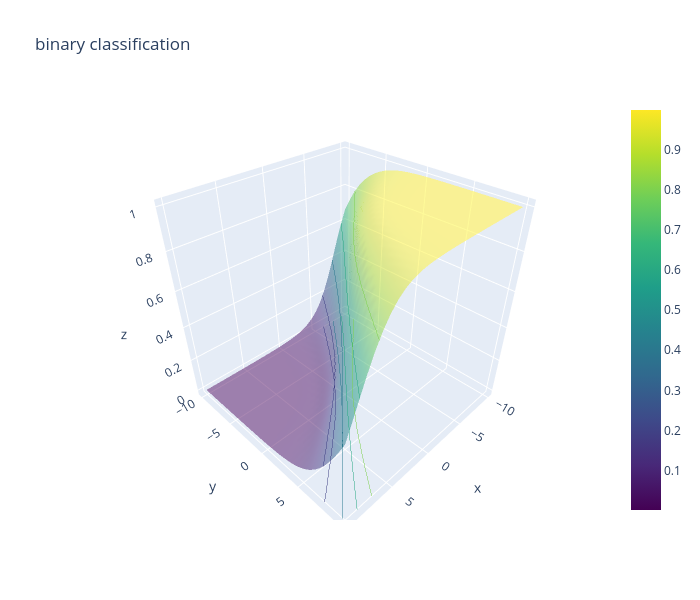

Source (notebook cell):
### Code cell
import plotly.io as pio
pio.renderers.default = "vscode" #plotly랜더링값을 vscode에서 보이게 설정하는 값
import plotly.graph_objects as go

fig = go.Figure(data=[go.Surface(x=X1_test, y=X2_test, z=Y_hat, colorscale="viridis", opacity=0.5)])
fig.update_traces(contours_z=dict(show=True, usecolormap=True, highlightcolor="limegreen", project_z=True))
fig.update_layout(title='binary classification', width=700, height=600)
fig.show()

### Figure 1 — Plotly figure (JSON) as saved in the notebook; plotly's stock layout.template omitted (floating-point values rounded to 4 significant figures; data arrays with more than 128 entries replaced by an {"elided": "..."} marker saying what was removed)
{"data": [{"colorscale": [[0, "#440154"], [0.1111, "#482878"], [0.2222, "#3e4989"], [0.3333, "#31688e"], [0.4444, "#26828e"], [0.5556, "#1f9e89"], [0.6667, "#35b779"], [0.7778, "#6ece58"], [0.8889, "#b5de2b"], [1, "#fde725"]], "contours": {"z": {"highlightcolor": "limegreen", "project": {"z": true}, "show": true, "usecolormap": true}}, "opacity": 0.5, "type": "surface", "x": {"elided": "30x30 float values"}, "y": {"elided": "30x30 float values"}, "z": {"elided": "30x30 float values"}}], "layout": {"height": 600, "title": {"text": "binary classification"}, "width": 700}}
